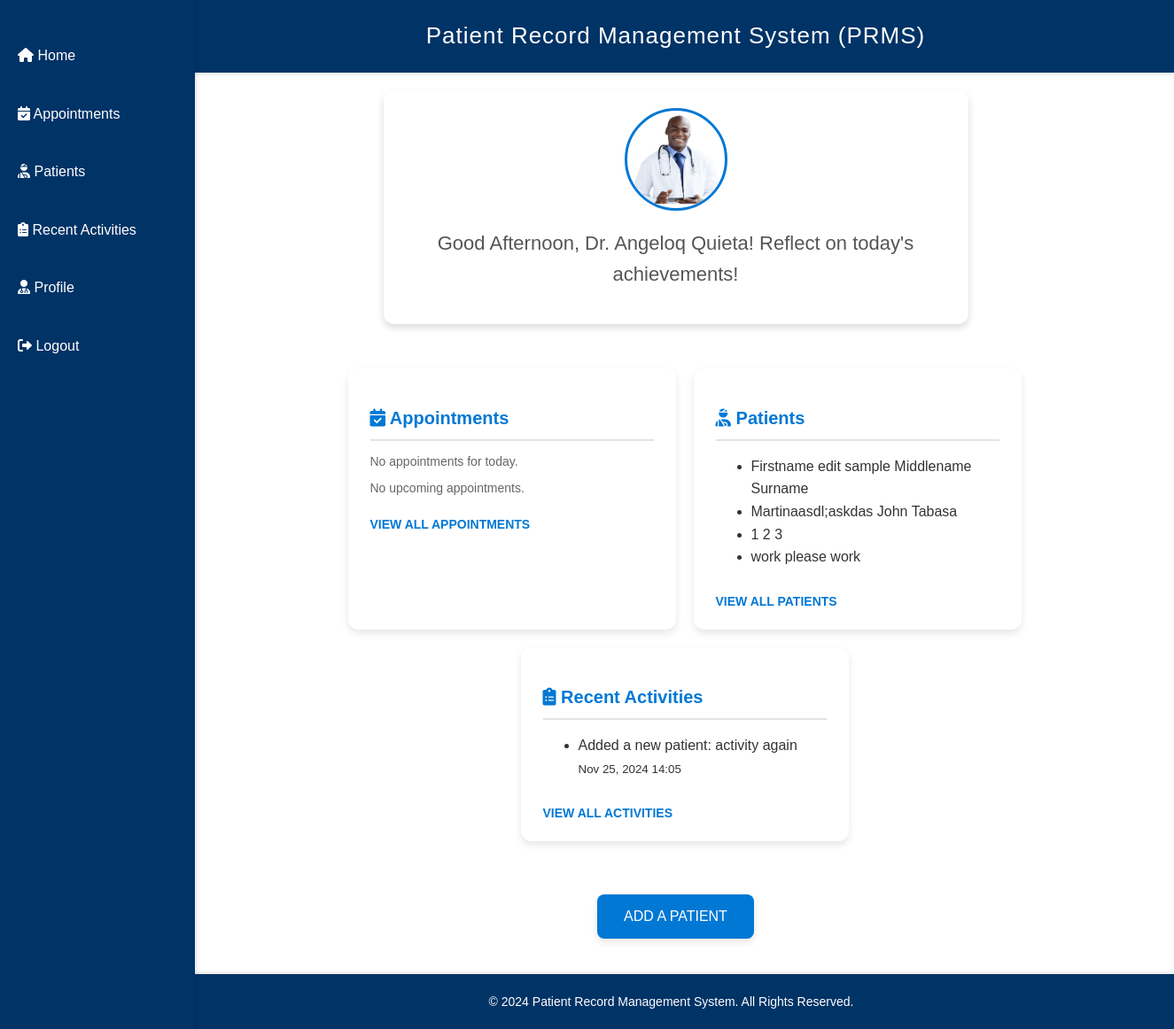
The page /home/ (signed in) on the database as committed earlier.
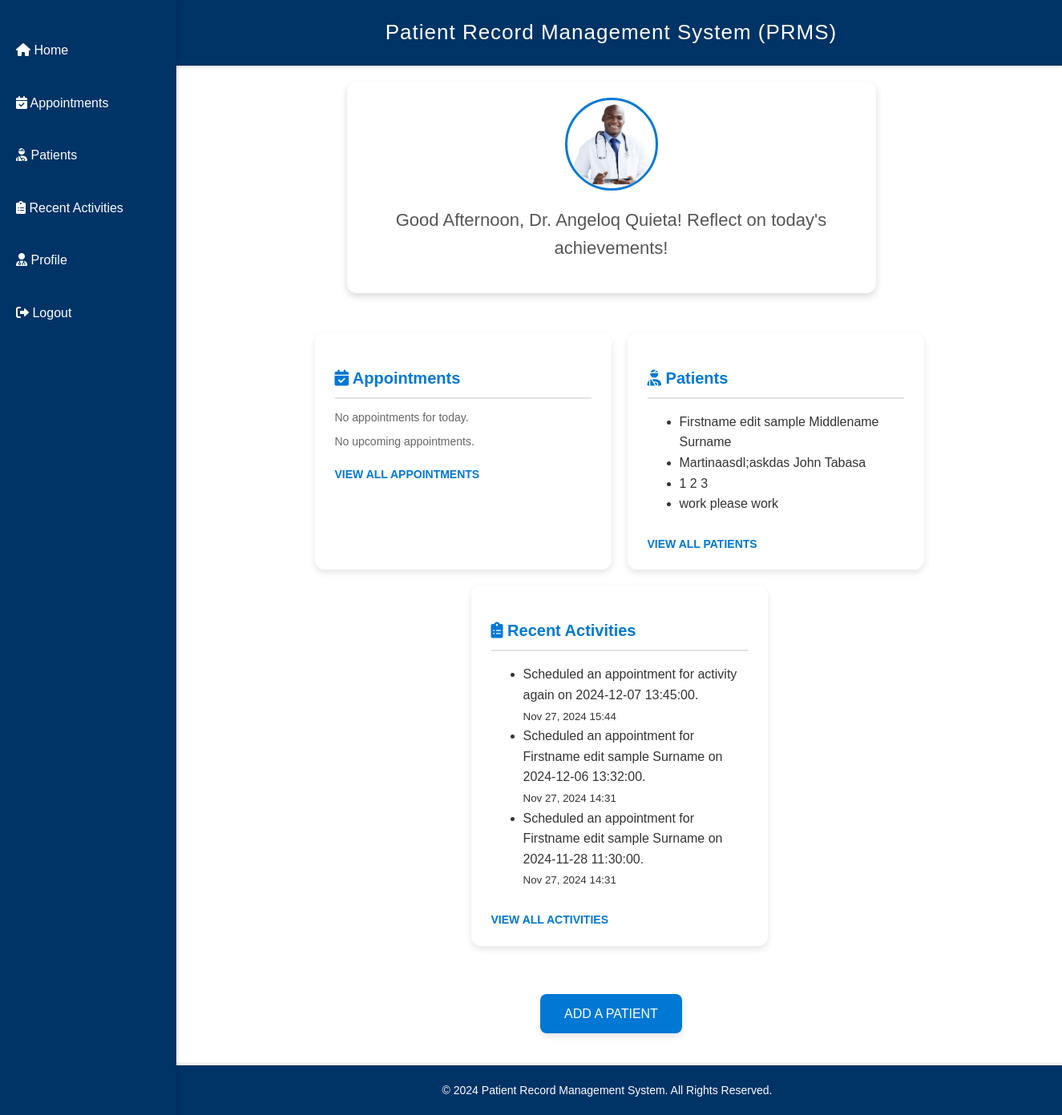
The same page on the database as committed later.
### doctor/models.py (models this page shows, shortened)
class Doctor(models.Model):
    username = models.CharField(max_length=100, unique=True)
    password = models.CharField(max_length=100)
    email = models.EmailField(unique=True)
    first_name = models.CharField(max_length=50)
    middle_name = models.CharField(max_length=50, blank=True, null=True)
    last_name = models.CharField(max_length=50)
    birthday = models.DateField(null=True, blank=True)
    gender = models.CharField(max_length=10, null=True, blank=True)
    specialization = models.CharField(max_length=100)
    hospital_assigned = models.CharField(max_length=255, blank=True, default="")

class Patient(models.Model):
    SEX_CHOICES = [
        ('', 'Select Sex'),  # This will show as the default option
        ('Male', 'Male'),
        ('Female', 'Female'),
    ]
    doctor = models.ForeignKey(Doctor, on_delete=models.CASCADE, related_name='patients')
    first_name = models.CharField(max_length=50)
    middle_name = models.CharField(max_length=50)
    last_name = models.CharField(max_length=50)
    age = models.IntegerField()
    sex = models.CharField(max_length=6, choices=SEX_CHOICES, blank=False)
    phone_number = models.CharField(max_length=255, blank=True, default="Not provided")
    medical_history = models.TextField()
    created_at = models.DateTimeField(default=timezone.now)

class Activity(models.Model):
    doctor = models.ForeignKey(Doctor, on_delete=models.CASCADE, related_name='activities')
    description = models.TextField()
    timestamp = models.DateTimeField(auto_now_add=True)

### doctor/views.py (the view)
# urls.py: path('home/', views.doctor_home_view, name='home'),
def doctor_home_view(request):
    doctor_id = doctor_logged_in(request)
    doctor = get_object_or_404(Doctor, id=doctor_id)
    current_hour = datetime.now().hour
    if current_hour < 12:
        greeting = "Good Morning"
    elif current_hour < 18:
        greeting = "Good Afternoon"
    else:
        greeting = "Good Evening"
    patients = doctor.patients.all()
    activities = doctor.activities.order_by('-timestamp')[:3]  # Fetch the latest 3 activities
    return render(request, 'home.html', {'doctor': doctor, 'patients': patients, 'activities': activities, 'greeting':greeting})

### doctor/views.py (called while the page is built)
def doctor_logged_in(request):
    doctor_id = request.session.get('doctor_id')
    if not doctor_id:
        return redirect('login')
    return doctor_id

### doctor/templates/home.html (shortened to what this page needs)
{% load static %}
<!DOCTYPE html>
<html lang="en">
<head>
    <link rel="stylesheet" href="{% static 'home.css' %}">
    <link href="https://cdnjs.cloudflare.com/ajax/libs/font-awesome/6.0.0-beta3/css/all.min.css" rel="stylesheet">
</head>
<body>
    <header>
        <h1>Patient Record Management System (PRMS)</h1>
    </header>
    <nav class="sidebar">
        <ul>
            <li><a href="{% url 'home' %}"><i class="fas fa-home"></i> Home</a></li>
            <li><a href="{% url 'appointments' %}"><i class="fas fa-calendar-check"></i> Appointments</a></li>
            <li><a href="{% url 'patients' %}"><i class="fas fa-user-injured"></i> Patients</a></li>
            <li><a href="{% url 'activities' %}"><i class="fas fa-clipboard-list"></i> Recent Activities</a></li>
            <li><a href="{% url 'doctor_profile' %}"><i class="fas fa-user-md"></i> Profile</a></li>
            <li><a href="{% url 'logout' %}"><i class="fas fa-sign-out-alt"></i> Logout</a></li>
        </ul>
    </nav>
    {% block profile %}
    <section class="profile-section">
        <img src="{% static 'images/profile-placeholder.png' %}" alt="Profile Picture" onclick="window.location.href='http://127.0.0.1:8000/profile/';" class="profile-picture">
        {% now "H" as current_hour %}
        {% if current_hour < 12 %}
        <h2>{{ greeting }}, Dr. {{ doctor.first_name }} {{ doctor.last_name }}! Ready to make a difference today?</h2>
        {% elif current_hour < 18 %}
        <h2>{{ greeting }}, Dr. {{ doctor.first_name }} {{ doctor.last_name }}! Let's continue to provide excellent care!</h2>
        {% else %}
        <h2>{{ greeting }}, Dr. {{ doctor.first_name }} {{ doctor.last_name }}! Reflect on today's achievements!</h2>
        {% endif %}
    </section>
    {% endblock %}
    <main class="content-container">
        {% now "Y" as year %}
        {% block content %}
        <article class="card appointments-card">
            <h3><i class="fas fa-calendar-check"></i> Appointments</h3>
            {% if today_appointments %}
              <p>Appointments for today:</p>
              {% for appointment in today_appointments %}
                <div class="appointment-item">
                  <span class="patient-name">{{ appointment.patient.first_name }} {{ appointment.patient.middle_name }} {{ appointment.patient.last_name }}</span>
                  <span class="appointment-time">{{ appointment.time }}</span>
                </div>
              {% endfor %}
            {% else %}
              <p>No appointments for today.</p>
            {% endif %}
            {% if next_appointment %}
              <p>Upcoming Appointment: {{ next_appointment.date }}</p>
            {% else %}
              <p>No upcoming appointments.</p>
            {% endif %}
            <a href="{% url 'appointments' %}" class="view-link">VIEW ALL APPOINTMENTS</a>
          </article>
        <article class="card patients-card">
            <h3><i class="fas fa-user-injured"></i> Patients</h3>
            <ul>
                {% for patient in patients|slice:":4" %}
                    <li>{{ patient.first_name }} {{ patient.middle_name }} {{ patient.last_name }}</li>
                {% empty %}
                    <p>No Patients Found.</p>
                {% endfor %}
            </ul>
            <a href="{% url 'patients' %}" class="view-link">VIEW ALL PATIENTS</a>
        </article>
        <article class="card activities-card">
            <h3><i class="fas fa-clipboard-list"></i> Recent Activities</h3>
            <ul>
                {% for activity in activities %}
                    <li>{{ activity.description }} <br><small>{{ activity.timestamp|date:"M d, Y H:i" }}</small></li>
                {% empty %}
                    <li>No recent activities found.</li>
                {% endfor %}
            </ul>
            <a href="{% url 'activities' %}" class="view-link">VIEW ALL ACTIVITIES</a>
        </article>
        {% endblock %}
    </main>
    {% block add_button %}
    <div class="add-button-container">
        <a href="{% url 'add_patient' %}" class="add-patient-btn">ADD A PATIENT</a>
    </div>
    {% endblock %}
    <footer>
        <p>&copy; {{ year }} Patient Record Management System. All Rights Reserved.</p>
    </footer>
</body>
</html>

### doctor/static/home.css (style rules this page uses)
body { font-family: 'Roboto', sans-serif; margin: 0; padding: 0; display: flex; flex-direction: column; align-items: center; background-color: #f4f9fc; color: #333; line-height: 1.6; justify-content: space-between; }
body, html { height: 100%; }
.sidebar { position: fixed; left: 0; top: 0; height: 100%; width: 220px; background-color: #003366; color: #ffffff; box-shadow: 2px 0 5px rgba(0, 0, 0, 0.1); padding-top: 20px; }
.sidebar ul { list-style-type: none; margin: 0; padding: 0; }
.sidebar ul li { margin: 20px 0; text-align: left; }
.sidebar ul li a { color: #ffffff; text-decoration: none; font-size: 16px; font-weight: 500; display: block; padding: 10px 20px; transition: background-color 0.3s ease, transform 0.2s ease; }
header { width: 100%; padding: 20px 0; background-color: #003366; color: #ffffff; text-align: center; box-shadow: 0 2px 4px rgba(0, 0, 0, 0.1); }
header h1 { margin: 0; font-size: 26px; letter-spacing: 1px; font-weight: 500; margin-left: 200px; }
.profile-section { text-align: center; margin-top: 20px; padding: 20px 30px; background-color: #ffffff; border-radius: 12px; box-shadow: 0 4px 8px rgba(0, 0, 0, 0.15); width: 90%; max-width: 600px; margin-left: 200px; }
.profile-section img { border-radius: 50%; width: 110px; height: 110px; border: 3px solid #0078d4; cursor: pointer; transition: transform 0.2s ease-in-out; }
.profile-section h2 { margin-top: 12px; font-size: 22px; font-weight: 500; color: #555; }
.content-container { display: flex; justify-content: center; flex-wrap: wrap; width: calc(100% - 220px); max-width: 1200px; margin-top: 30px; gap: 20px; padding: 20px; margin-left: 220px; }
.card { background-color: #ffffff; padding: 20px 25px; border-radius: 12px; box-shadow: 0 4px 8px rgba(0, 0, 0, 0.1); width: 30%; max-width: 320px; text-align: left; transition: transform 0.2s ease-in-out; }
.card h3 { color: #0078d4; font-size: 20px; margin-bottom: 12px; border-bottom: 2px solid #e3e3e3; padding-bottom: 8px; }
.card p { font-size: 14px; color: #666; margin: 8px 0; }
.card a.view-link { display: inline-block; margin-top: 10px; color: #0078d4; font-weight: bold; text-decoration: none; font-size: 14px; }
.add-button-container { text-align: center; margin-top: 40px; }
.add-patient-btn { display: inline-block; padding: 12px 30px; background-color: #0078d4; color: #ffffff; border: none; border-radius: 8px; font-size: 16px; font-weight: 500; text-decoration: none; cursor: pointer; box-shadow: 0 4px 8px rgba(0, 0, 0, 0.1); transition: background-color 0.2s ease-in-out, transform 0.2s ease-in-out; margin-left: 200px; }
footer { margin-top: 40px; padding: 20px; font-size: 14px; color: #ffffff; text-align: center; width: 100%; background-color: #003366; box-shadow: 0 -2px 4px rgba(0, 0, 0, 0.1); margin-left: 190px; }
footer p { margin: 0; font-size: 14px; }

Rows that differ between the two databases and show on the page:
no longer on this page (row unchanged): Activity: description "Added a new patient: activity again", timestamp "Nov 25, 2024 14:05"
added Activity: description "Scheduled an appointment for activity again on 2024-12-07 13:45:00.", timestamp "Nov 27, 2024 15:44"
added Activity: description "Scheduled an appointment for Firstname edit sample Surname on 2024-12-06 13:32:00.", timestamp "Nov 27, 2024 14:31"
added Activity: description "Scheduled an appointment for Firstname edit sample Surname on 2024-11-28 11:30:00.", timestamp "Nov 27, 2024 14:31"
